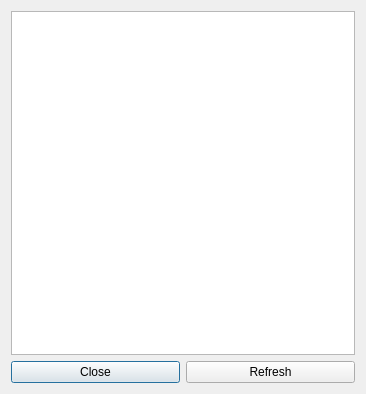
<?xml version="1.0" encoding="UTF-8"?>
<ui version="4.0">
 <class>ViewLogDialog</class>
 <widget class="QDialog" name="ViewLogDialog">
  <property name="geometry">
   <rect>
    <x>0</x>
    <y>0</y>
    <width>366</width>
    <height>394</height>
   </rect>
  </property>
  <property name="sizePolicy">
   <sizepolicy hsizetype="Maximum" vsizetype="Maximum">
    <horstretch>0</horstretch>
    <verstretch>0</verstretch>
   </sizepolicy>
  </property>
  <property name="windowTitle">
   <string>Dialog</string>
  </property>
  <layout class="QVBoxLayout" name="verticalLayout">
   <item>
    <widget class="QPlainTextEdit" name="plainTextEdit">
     <property name="sizePolicy">
      <sizepolicy hsizetype="Expanding" vsizetype="Expanding">
       <horstretch>0</horstretch>
       <verstretch>0</verstretch>
      </sizepolicy>
     </property>
     <property name="font">
      <font>
       <family>Verdana</family>
       <pointsize>11</pointsize>
      </font>
     </property>
     <property name="readOnly">
      <bool>true</bool>
     </property>
    </widget>
   </item>
   <item>
    <layout class="QHBoxLayout" name="horizontalLayout">
     <item>
      <widget class="QPushButton" name="closeButton">
       <property name="sizePolicy">
        <sizepolicy hsizetype="Minimum" vsizetype="Preferred">
         <horstretch>0</horstretch>
         <verstretch>0</verstretch>
        </sizepolicy>
       </property>
       <property name="text">
        <string>Close</string>
       </property>
      </widget>
     </item>
     <item>
      <widget class="QPushButton" name="refreshButton">
       <property name="sizePolicy">
        <sizepolicy hsizetype="Minimum" vsizetype="Preferred">
         <horstretch>0</horstretch>
         <verstretch>0</verstretch>
        </sizepolicy>
       </property>
       <property name="text">
        <string>Refresh</string>
       </property>
      </widget>
     </item>
    </layout>
   </item>
  </layout>
 </widget>
 <resources/>
 <connections/>
</ui>
